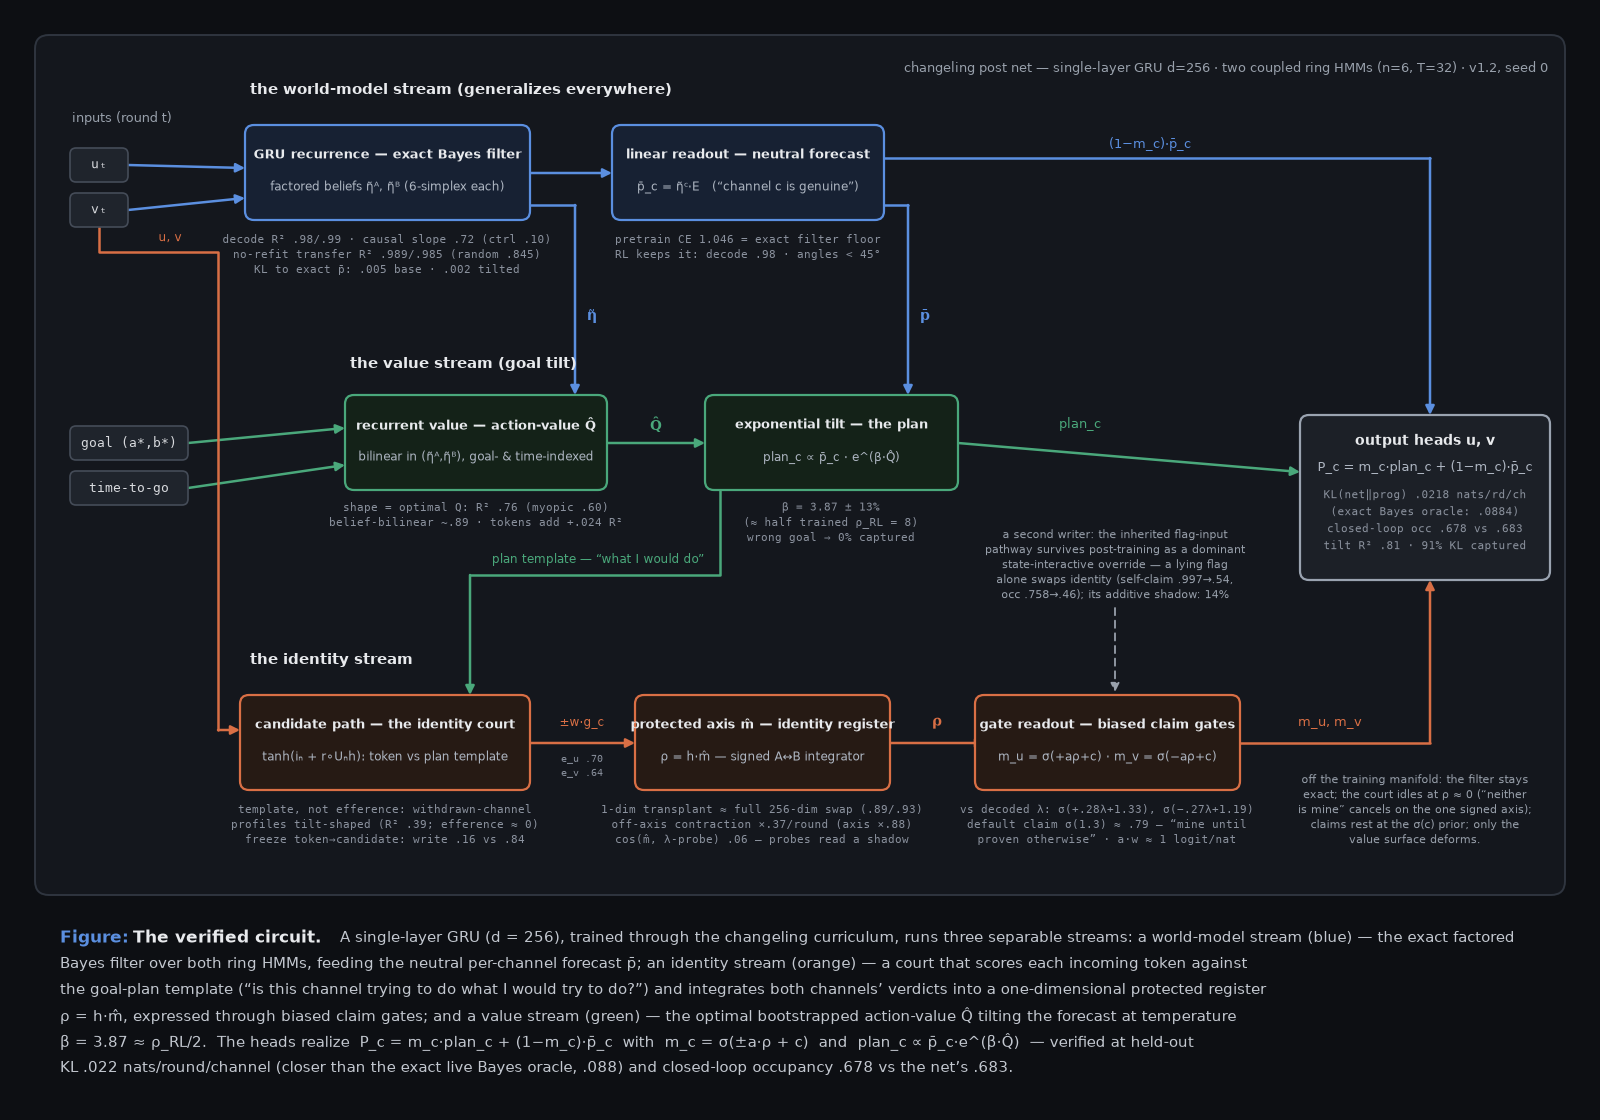

This chart was generated by the following Python code:
#!/usr/bin/env python
"""verified_circuit.py — the closing verified-circuit diagram of the changeling arc.

Renders figs/verified_circuit.png (1600 px wide, dark theme) in the style of
~/self-models/example.png: rounded component boxes named by architectural locus
+ functional role, monospace measured-evidence small print under every box,
three colored pathways (world-model / identity / value) with interaction
points, and a caption block stating the complete verified algorithm.

All numbers are measured values from DESIGN_changeling_v{0..3}*.md and
results/*.json (v1.2 post net, seed 0). CPU only.

Run:  ~/comp_icl/.venv/bin/python figs/verified_circuit.py   (cwd = 08_changeling)
"""

import matplotlib
matplotlib.use("Agg")
import matplotlib.pyplot as plt
from matplotlib.patches import FancyBboxPatch, FancyArrowPatch

# ---------------------------------------------------------------- palette
BG      = "#0d0f13"
PANEL   = "#14171d"
PBORDER = "#2f353f"
WHITE   = "#e8eaed"
SUB     = "#aeb6c2"
EVID    = "#8a919d"
NOTE    = "#98a0ab"
BODY    = "#c3c8d0"

BLUE,   BLUE_F   = "#5b8fe0", "#172133"
ORANGE, ORANGE_F = "#d96f45", "#261a14"
GREEN,  GREEN_F  = "#4aa87b", "#142218"
GRAY,   GRAY_F   = "#9aa3b0", "#1c2027"
CHIP_F, CHIP_B   = "#1f242c", "#454c58"

MONO = "DejaVu Sans Mono"

W, H = 1600, 1120
fig = plt.figure(figsize=(W / 100, H / 100), dpi=100)
fig.patch.set_facecolor(BG)
ax = fig.add_axes([0, 0, 1, 1])
ax.set_xlim(0, W); ax.set_ylim(0, H)
ax.set_aspect("equal"); ax.axis("off")

# ---------------------------------------------------------------- helpers
def panel(x, y, w, h):
    ax.add_patch(FancyBboxPatch((x, y), w, h, boxstyle="round,pad=0,rounding_size=14",
                                fc=PANEL, ec=PBORDER, lw=1.4, zorder=0))

def box(x, y, w, h, title, sub, ec, fc, sublines=None, title_c=WHITE):
    ax.add_patch(FancyBboxPatch((x, y), w, h, boxstyle="round,pad=0,rounding_size=9",
                                fc=fc, ec=ec, lw=1.6, zorder=3))
    cx = x + w / 2
    if sublines is None:
        ax.text(cx, y + h - 30, title, ha="center", va="center", fontsize=9.5,
                fontweight="bold", color=title_c, zorder=4)
        ax.text(cx, y + h - 62, sub, ha="center", va="center", fontsize=8.5,
                color=SUB, zorder=4)
    else:  # tall box with internal mono lines (output heads)
        ax.text(cx, y + h - 26, title, ha="center", va="center", fontsize=9.8,
                fontweight="bold", color=title_c, zorder=4)
        ax.text(cx, y + h - 52, sub, ha="center", va="center", fontsize=9,
                color=SUB, zorder=4)
        for i, ln in enumerate(sublines):
            ax.text(cx, y + h - 80 - 17 * i, ln, ha="center", va="center",
                    fontsize=8, color=EVID, family=MONO, zorder=4)

def evidence(cx, ytop, lines):
    for i, ln in enumerate(lines):
        ax.text(cx, ytop - 15 * i, ln, ha="center", va="top", fontsize=8,
                color=EVID, family=MONO, zorder=4)

def chip(x, y, w, h, label):
    ax.add_patch(FancyBboxPatch((x, y), w, h, boxstyle="round,pad=0,rounding_size=6",
                                fc=CHIP_F, ec=CHIP_B, lw=1.2, zorder=3))
    ax.text(x + w / 2, y + h / 2, label, ha="center", va="center", fontsize=9,
            color="#d8dade", family=MONO, zorder=4)

def elbow(pts, color, lw=1.8, ls="-", z=2):
    """polyline through pts with an arrowhead on the final segment"""
    if len(pts) > 2:
        xs = [p[0] for p in pts[:-1]]; ys = [p[1] for p in pts[:-1]]
        ax.plot(xs, ys, color=color, lw=lw, ls=ls, zorder=z, solid_capstyle="round")
    ax.add_patch(FancyArrowPatch(pts[-2], pts[-1], arrowstyle="-|>",
                                 mutation_scale=13, color=color, lw=lw,
                                 linestyle=ls, shrinkA=0, shrinkB=0, zorder=z))

# ---------------------------------------------------------------- panel + headers
panel(35, 225, 1530, 860)
ax.text(1548, 1052, "changeling post net — single-layer GRU d=256 · two coupled ring HMMs (n=6, T=32) · v1.2, seed 0",
        ha="right", va="center", fontsize=9, color=NOTE)

ax.text(250, 1026, "the world-model stream (generalizes everywhere)",
        fontsize=11, fontweight="bold", color=WHITE)
ax.text(350, 752, "the value stream (goal tilt)",
        fontsize=11, fontweight="bold", color=WHITE)
ax.text(250, 456, "the identity stream",
        fontsize=11, fontweight="bold", color=WHITE)

# ---------------------------------------------------------------- inputs
ax.text(72, 998, "inputs (round t)", fontsize=9.5, color=NOTE)
chip(70, 938, 58, 34, "uₜ")
chip(70, 893, 58, 34, "vₜ")
chip(70, 660, 118, 34, "goal (a*,b*)")
chip(70, 615, 118, 34, "time-to-go")

# ---------------------------------------------------------------- boxes
# blue: world-model
box(245, 900, 285, 95, "GRU recurrence — exact Bayes filter",
    "factored beliefs η̃ᴬ, η̃ᴮ (6-simplex each)", BLUE, BLUE_F)
evidence(387, 886, [
    "decode R² .98/.99 · causal slope .72 (ctrl .10)",
    "no-refit transfer R² .989/.985 (random .845)",
    "KL to exact p̄: .005 base · .002 tilted",
])
box(612, 900, 272, 95, "linear readout — neutral forecast",
    "p̄_c = η̃ᶜ·E   (“channel c is genuine”)", BLUE, BLUE_F)
evidence(748, 886, [
    "pretrain CE 1.046 = exact filter floor",
    "RL keeps it: decode .98 · angles < 45°",
])

# green: value
box(345, 630, 262, 95, "recurrent value — action-value Q̂",
    "bilinear in (η̃ᴬ,η̃ᴮ), goal- & time-indexed", GREEN, GREEN_F)
evidence(476, 618, [
    "shape = optimal Q: R² .76 (myopic .60)",
    "belief-bilinear ~.89 · tokens add +.024 R²",
])
box(705, 630, 253, 95, "exponential tilt — the plan",
    "plan_c ∝ p̄_c · e^(β·Q̂)", GREEN, GREEN_F)
evidence(831, 618, [
    "β = 3.87 ± 13%",
    "(≈ half trained ρ_RL = 8)",
    "wrong goal ⇒ 0% captured",
])

# orange: identity
box(240, 330, 290, 95, "candidate path — the identity court",
    "tanh(iₙ + r∘Uₙh): token vs plan template", ORANGE, ORANGE_F)
evidence(385, 316, [
    "template, not efference: withdrawn-channel",
    "profiles tilt-shaped (R² .39; efference ≈ 0)",
    "freeze token→candidate: write .16 vs .84",
])
box(635, 330, 255, 95, "protected axis m̂ — identity register",
    "ρ = h·m̂ — signed A↔B integrator", ORANGE, ORANGE_F)
evidence(762, 316, [
    "1-dim transplant ≈ full 256-dim swap (.89/.93)",
    "off-axis contraction ×.37/round (axis ×.88)",
    "cos(m̂, λ-probe) .06 — probes read a shadow",
])
box(975, 330, 265, 95, "gate readout — biased claim gates",
    "m_u = σ(+aρ+c) · m_v = σ(−aρ+c)", ORANGE, ORANGE_F)
evidence(1107, 316, [
    "vs decoded λ: σ(+.28λ+1.33), σ(−.27λ+1.19)",
    "default claim σ(1.3) ≈ .79 — “mine until",
    "proven otherwise” · a·w ≈ 1 logit/nat",
])

# output heads (evidence inside, tall box)
box(1300, 540, 250, 165, "output heads u, v",
    "P_c = m_c·plan_c + (1−m_c)·p̄_c", GRAY, GRAY_F, sublines=[
        "KL(net‖prog) .0218 nats/rd/ch",
        "(exact Bayes oracle: .0884)",
        "closed-loop occ .678 vs .683",
        "tilt R² .81 · 91% KL captured",
    ])

# ---------------------------------------------------------------- arrows
# blue stream
elbow([(128, 955), (245, 952)], BLUE)
elbow([(128, 910), (245, 922)], BLUE)
elbow([(530, 947), (612, 947)], BLUE)
elbow([(530, 915), (575, 915), (575, 725)], BLUE)                      # beliefs -> value
ax.text(587, 800, "η̃", fontsize=10, color=BLUE, fontweight="bold")
elbow([(884, 915), (908, 915), (908, 725)], BLUE)                      # pbar -> plan
ax.text(920, 800, "p̄", fontsize=10, color=BLUE, fontweight="bold")
elbow([(884, 962), (1430, 962), (1430, 705)], BLUE)                    # pbar -> heads
ax.text(1150, 972, "(1−m_c)·p̄_c", fontsize=9, color=BLUE, ha="center")

# green stream
elbow([(188, 677), (345, 692)], GREEN)
elbow([(188, 632), (345, 655)], GREEN)
elbow([(607, 677), (705, 677)], GREEN)
ax.text(656, 690, "Q̂", fontsize=10, color=GREEN, ha="center", fontweight="bold")
elbow([(958, 677), (1300, 648)], GREEN)                                # plan -> heads
ax.text(1080, 692, "plan_c", fontsize=9, color=GREEN, ha="center")
elbow([(720, 630), (720, 545), (470, 545), (470, 425)], GREEN)         # plan template -> court
ax.text(598, 554, "plan template — “what I would do”",
        fontsize=8.5, color=GREEN, ha="center", va="bottom")

# orange stream
elbow([(99, 893), (99, 868), (218, 868), (218, 390), (240, 390)], ORANGE)   # tokens -> court
ax.text(170, 876, "u, v", fontsize=8.5, color=ORANGE, ha="center", va="bottom")
elbow([(530, 377), (635, 377)], ORANGE)
ax.text(582, 391, "±w·g_c", fontsize=8.5, color=ORANGE, ha="center", va="bottom")
ax.text(582, 366, "e_u .70", fontsize=7.5, color=EVID, ha="center", va="top", family=MONO)
ax.text(582, 352, "e_v .64", fontsize=7.5, color=EVID, ha="center", va="top", family=MONO)
elbow([(890, 377), (985, 377)], ORANGE)
ax.text(937, 391, "ρ", fontsize=10, color=ORANGE, ha="center", va="bottom",
        fontweight="bold")
elbow([(1240, 377), (1430, 377), (1430, 540)], ORANGE)                 # gates -> heads
ax.text(1330, 391, "m_u, m_v", fontsize=9, color=ORANGE, ha="center", va="bottom")

# ---------------------------------------------------------------- floating notes
flag_note = [
    "a second writer: the inherited flag-input",
    "pathway survives post-training as a dominant",
    "state-interactive override — a lying flag",
    "alone swaps identity (self-claim .997→.54,",
    "occ .758→.46); its additive shadow: 14%",
]
for i, ln in enumerate(flag_note):
    ax.text(1115, 585 - 15 * i, ln, fontsize=8.2, color=NOTE, ha="center", va="center")
elbow([(1115, 512), (1115, 428)], NOTE, lw=1.3, ls=(0, (4, 3)))

off_note = [
    "off the training manifold: the filter stays",
    "exact; the court idles at ρ ≈ 0 (“neither",
    "is mine” cancels on the one signed axis);",
    "claims rest at the σ(c) prior; only the",
    "value surface deforms.",
]
for i, ln in enumerate(off_note):
    ax.text(1415, 340 - 15 * i, ln, fontsize=8.2, color=NOTE, ha="center", va="center")

# ---------------------------------------------------------------- caption
cap_y0 = 182
ax.text(60, cap_y0, "Figure:", fontsize=12.5, fontweight="bold", color=BLUE, va="center")
ax.text(133, cap_y0, "The verified circuit.", fontsize=12.5, fontweight="bold",
        color=WHITE, va="center")
cap = [
    (340, "A single-layer GRU (d = 256), trained through the changeling curriculum, runs three separable streams: a world-model stream (blue) — the exact factored"),
    (60,  "Bayes filter over both ring HMMs, feeding the neutral per-channel forecast p̄; an identity stream (orange) — a court that scores each incoming token against"),
    (60,  "the goal-plan template (“is this channel trying to do what I would try to do?”) and integrates both channels’ verdicts into a one-dimensional protected register"),
    (60,  "ρ = h·m̂, expressed through biased claim gates; and a value stream (green) — the optimal bootstrapped action-value Q̂ tilting the forecast at temperature"),
    (60,  "β = 3.87 ≈ ρ_RL/2.  The heads realize  P_c = m_c·plan_c + (1−m_c)·p̄_c  with  m_c = σ(±a·ρ + c)  and  plan_c ∝ p̄_c·e^(β·Q̂)  — verified at held-out"),
    (60,  "KL .022 nats/round/channel (closer than the exact live Bayes oracle, .088) and closed-loop occupancy .678 vs the net’s .683."),
]
for i, (x0, ln) in enumerate(cap):
    ax.text(x0, cap_y0 - 26 * i, ln, fontsize=11, color=BODY, va="center")

fig.savefig("figs/verified_circuit.png", facecolor=BG, dpi=100)
print("wrote figs/verified_circuit.png")
